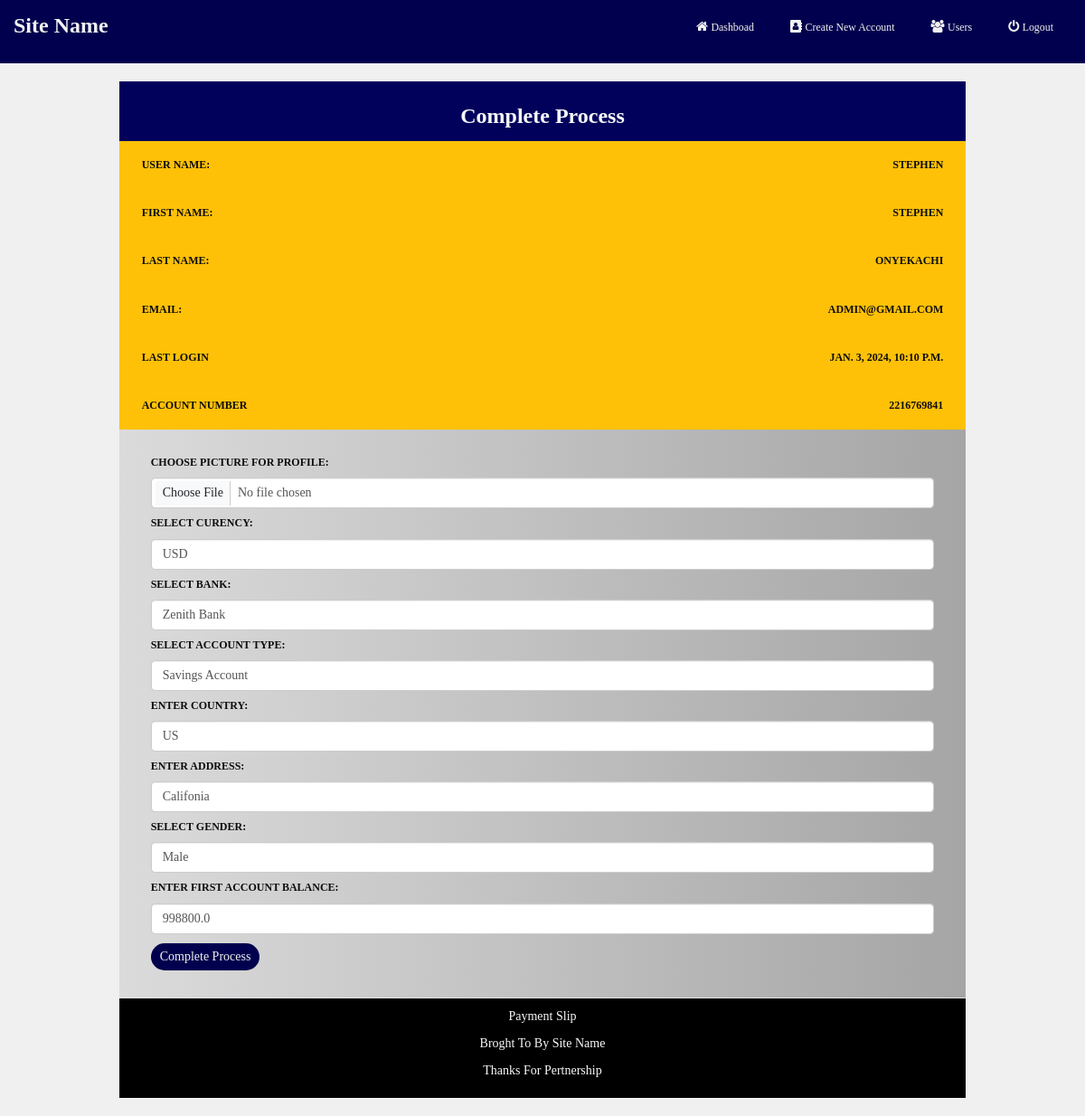
The app's page /complete_user/1/, older data.
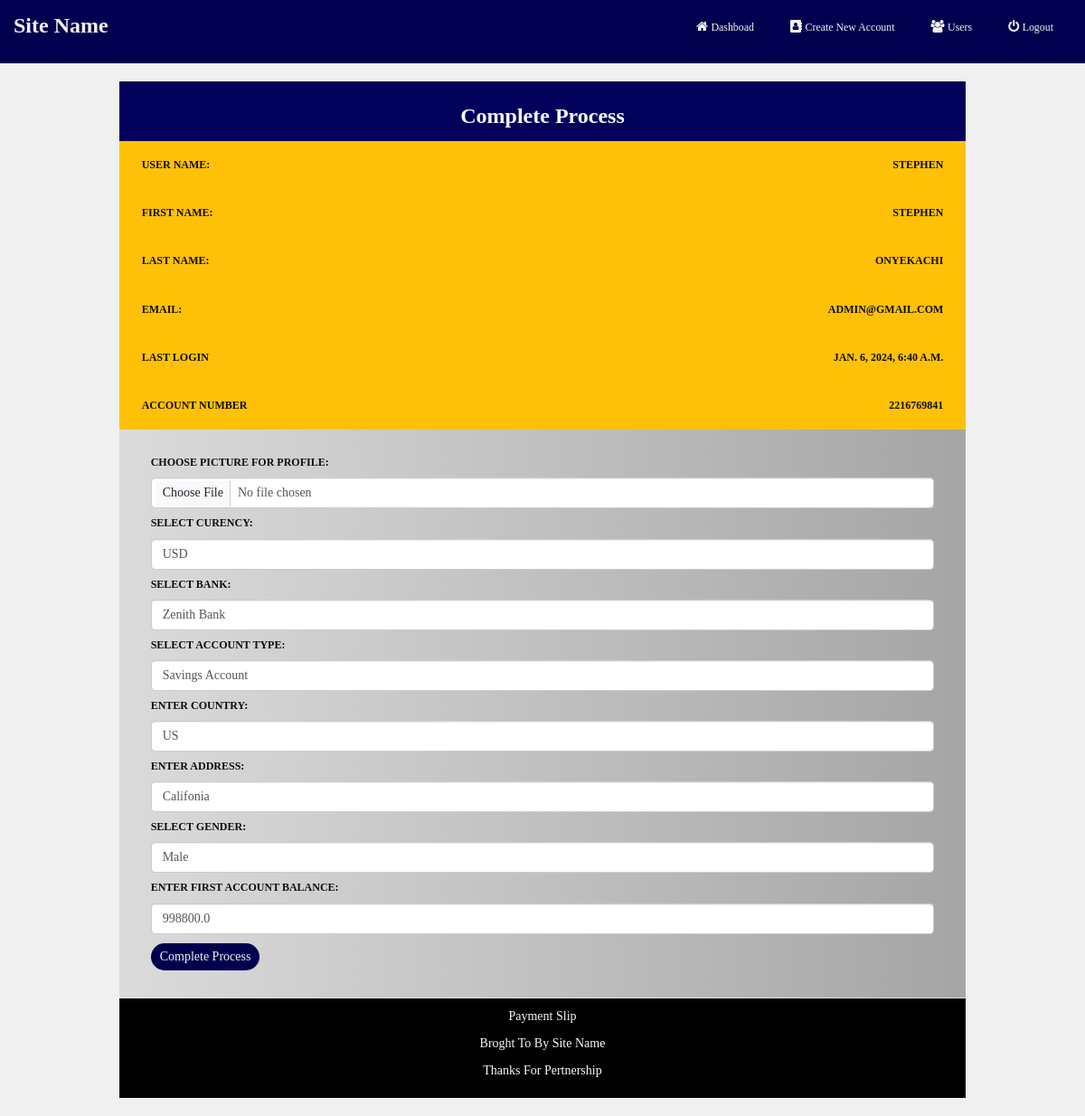
The same page, newer data.
### App/models.py (models this page shows, shortened)
class Users(AbstractUser):
    currency = models.CharField(max_length=200)
    phone_number = models.CharField(max_length=20)
    country = models.CharField(max_length=200)
    address = models.CharField(max_length=250)
    date_joined = models.DateTimeField(verbose_name="date joined", auto_now_add=True)
    last_login = models.DateTimeField(verbose_name="last login", auto_now=True)
    balance = models.FloatField(default=0.00, null=True)
    account_number = models.PositiveIntegerField(default=0, null=True)
    account_type = models.CharField(max_length=200)
    bank = models.CharField(max_length=200)
    block = models.BooleanField(default=False)
    username = models.CharField(max_length=100, blank=True, null=True, unique=True)
    gender = models.CharField(max_length=200)
    profile_picture = models.ImageField(upload_to='picture')

### App/views.py (the view, shortened to what this page needs)
# urls.py: path('complete_user/<int:pk>/', views.Complete_user, name='complete_user'),
def Complete_user(request, pk):
    user = Users.objects.get(id=pk)
    uni = '1100'
    rand1 = str(random.randint(100000, 999999))
    acc_number = uni + rand1
    while len(Users.objects.filter(account_number=acc_number)) != 0:
        rand1 = str(random.randint(100000, 999999))
        acc_number = uni + rand1
    context = {
        'user':user,
    }
    return render(request, 'nav_auth/complete_user.html', context)

### template/nav_auth/complete_user.html (shortened to what the changed rows need)
{% extends 'nav_auth/extentions.html' %}
{% load static %}
{% block content %}
<body>
    <div>
        <section class="col-md-12" id="dashboad_section2">
            <div class="slip">
                <div class="col-md-10 slip_body">
                    <div class="col-md-12 bg-warning">
                        <div class="col-md-12 slip_content">
                            <h4>
                                user name:
                            </h4>
                            <h4>
                                {{ user.first_name }}
                            </h4>
                        </div>
                        <div class="col-md-12 slip_content">
                            <h4>
                                first name:
                            </h4>
                            <h4>
                                {{ user.first_name }}
                            </h4>
                        </div>
                        <div class="col-md-12 slip_content">
                            <h4>
                                last name:
                            </h4>
                            <h4>
                                {{ user.last_name }}
                            </h4>
                        </div>
                        <div class="col-md-12 slip_content">
                            <h4>
                                email:
                            </h4>
                            <h4>
                                {{ user.email }}
                            </h4>
                        </div>
                        <div class="col-md-12 slip_content">
                            <div>
                                <h4>{{user.last_login}}</h4>
                            </div>
                        </div>
                        <div class="col-md-12 slip_content">
                            <div>
                                <h4>{{user.account_number}}</h4>
                            </div>
                        </div>
                    </div>
                    <div class="col-md-12 border-bottom"
                        style="padding: 10px;position: relative;background: linear-gradient(to right, rgb(219, 219, 219), rgb(165, 165, 165));"
                    >
                        <div class="col-md-12 slip_content">
                            <div class="col-md-12">
                                <form method="post" enctype="multipart/form-data">
                                    <div>
                                        <h4>
                                            enter country:
                                        </h4>
                                        <input type="text" class="form-control"
                                            {% if user.country %} value='{{user.country}}'
                                            {% else %} placeholder="Enter Country" {% endif %} name="country"
                                        >
                                    </div>
                                    <div>
                                        <h4>
                                            enter address:
                                        </h4>
                                        <input type="text" class="form-control"
                                            {% if user.address %} value='{{user.address}}'
                                            {% else %} placeholder="Enter Address" {% endif %} name="address"
                                        >
                                    </div>
                                    <div>
                                        <h4>
                                            enter first account balance:
                                        </h4>
                                        <input type="number" class="form-control"
                                            {% if user.balance %} value='{{user.balance}}'
                                            {% else %} placeholder="Enter Balance" {% endif %} name="balance"
                                        >
                                    </div>
                                </form>
                            </div>
                        </div>
                    </div>
                </div>
            </div>
        </section>
    </div>
</body>
{% endblock %}

Row changes from the older to the newer data that the page shows:
changed Users "STEPHEN": last_login "JAN. 3, 2024, 10:10 P.M." → "JAN. 6, 2024, 6:40 A.M."
